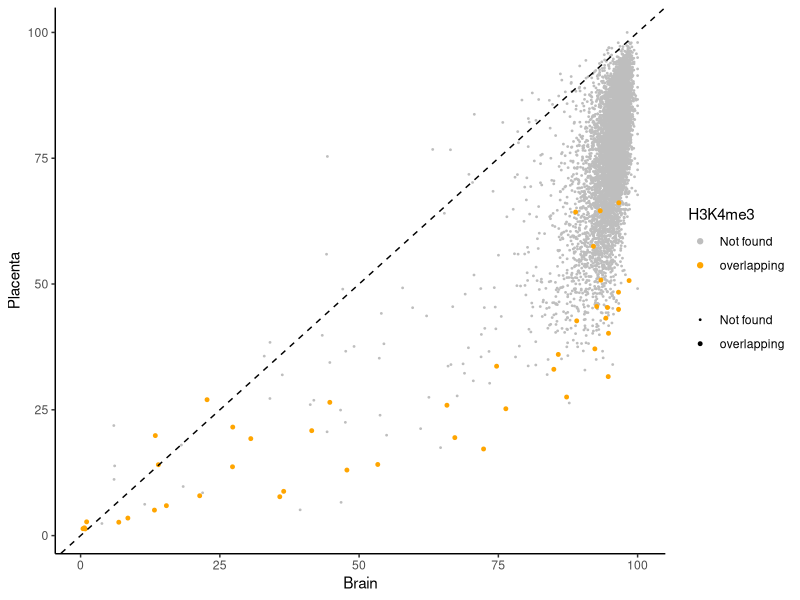
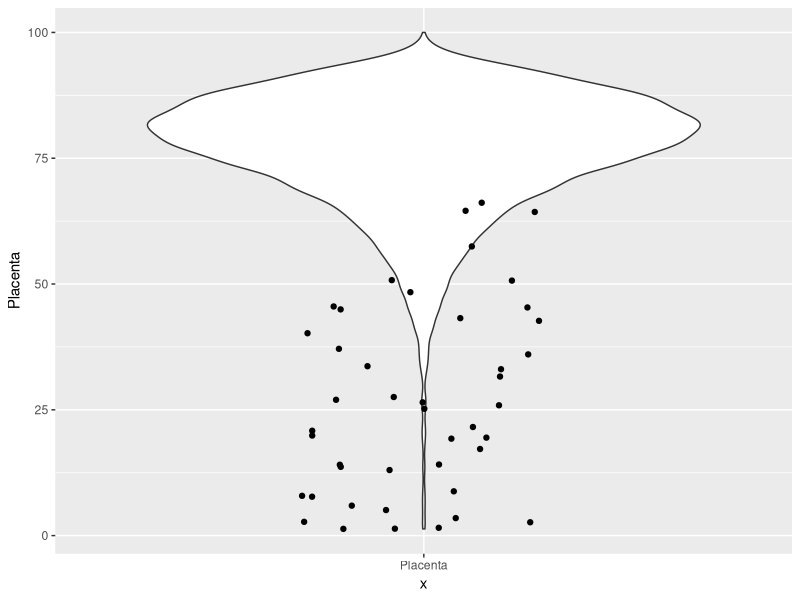

The R script that drew these images, in order:
library(tidyverse)

iap = read_tsv('IAPEz_LTR_WGBS.txt')


ggplot(arrange(iap,`Feature Orientation`), aes(x=Brain, y=Placenta)) +
	geom_point(aes(col=`Feature Orientation`, size=`Feature Orientation`)) +
	geom_abline(slope=1, intercept=0, linetype='dashed') +
	theme_classic() +
	scale_color_manual(values=c('grey','orange'), name='H3K4me3') +
	scale_size_manual(values=c(0.3, 1), name=NULL)

ggplot(iap, aes(x='Placenta', y=Placenta)) +
	geom_violin() +
	geom_point(aes(x='Placenta', y=Placenta[Type=='H3K4me3']), position=position_jitter(0.2))
